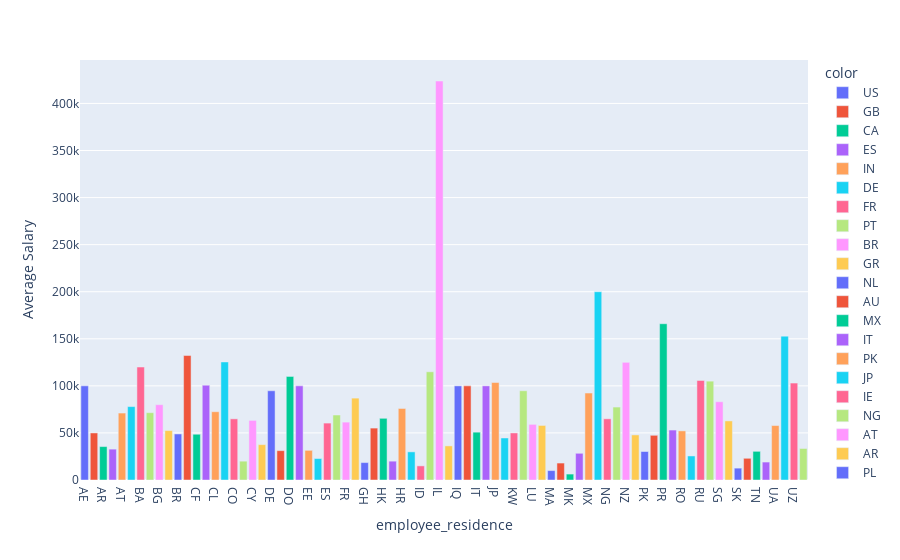

Notebook source saved alongside this figure:
### Code cell
px.bar(x=df.groupby(by='employee_residence')['salary_in_usd'].mean().index,
       y=df.groupby(by='employee_residence')['salary_in_usd'].mean().values,
       color=df['employee_residence'].value_counts().index
      ,labels={'x':'employee_residence','y':'Average Salary'})

### Figure 1 — Plotly figure (JSON) as saved in the notebook; plotly's stock layout.template omitted (floating-point values rounded to 4 significant figures)
{"data": [{"alignmentgroup": "True", "hovertemplate": "color=US<br>employee_residence=%{x}<br>Average Salary=%{y}<extra></extra>", "legendgroup": "US", "marker": {"color": "#636efa", "pattern": {"shape": ""}}, "name": "US", "offsetgroup": "US", "orientation": "v", "showlegend": true, "textposition": "auto", "type": "bar", "x": ["AE"], "xaxis": "x", "y": [100000], "yaxis": "y"}, {"alignmentgroup": "True", "hovertemplate": "color=GB<br>employee_residence=%{x}<br>Average Salary=%{y}<extra></extra>", "legendgroup": "GB", "marker": {"color": "#EF553B", "pattern": {"shape": ""}}, "name": "GB", "offsetgroup": "GB", "orientation": "v", "showlegend": true, "textposition": "auto", "type": "bar", "x": ["AM"], "xaxis": "x", "y": [50000], "yaxis": "y"}, {"alignmentgroup": "True", "hovertemplate": "color=CA<br>employee_residence=%{x}<br>Average Salary=%{y}<extra></extra>", "legendgroup": "CA", "marker": {"color": "#00cc96", "pattern": {"shape": ""}}, "name": "CA", "offsetgroup": "CA", "orientation": "v", "showlegend": true, "textposition": "auto", "type": "bar", "x": ["AR"], "xaxis": "x", "y": [35500], "yaxis": "y"}, {"alignmentgroup": "True", "hovertemplate": "color=ES<br>employee_residence=%{x}<br>Average Salary=%{y}<extra></extra>", "legendgroup": "ES", "marker": {"color": "#ab63fa", "pattern": {"shape": ""}}, "name": "ES", "offsetgroup": "ES", "orientation": "v", "showlegend": true, "textposition": "auto", "type": "bar", "x": ["AS"], "xaxis": "x", "y": [32780.0], "yaxis": "y"}, {"alignmentgroup": "True", "hovertemplate": "color=IN<br>employee_residence=%{x}<br>Average Salary=%{y}<extra></extra>", "legendgroup": "IN", "marker": {"color": "#FFA15A", "pattern": {"shape": ""}}, "name": "IN", "offsetgroup": "IN", "orientation": "v", "showlegend": true, "textposition": "auto", "type": "bar", "x": ["AT"], "xaxis": "x", "y": [71130.0], "yaxis": "y"}, {"alignmentgroup": "True", "hovertemplate": "color=DE<br>employee_residence=%{x}<br>Average Salary=%{y}<extra></extra>", "legendgroup": "DE", "marker": {"color": "#19d3f3", "pattern": {"shape": ""}}, "name": "DE", "offsetgroup": "DE", "orientation": "v", "showlegend": true, "textposition": "auto", "type": "bar", "x": ["AU"], "xaxis": "x", "y": [77980.0], "yaxis": "y"}, {"alignmentgroup": "True", "hovertemplate": "color=FR<br>employee_residence=%{x}<br>Average Salary=%{y}<extra></extra>", "legendgroup": "FR", "marker": {"color": "#FF6692", "pattern": {"shape": ""}}, "name": "FR", "offsetgroup": "FR", "orientation": "v", "showlegend": true, "textposition": "auto", "type": "bar", "x": ["BA"], "xaxis": "x", "y": [120000], "yaxis": "y"}, {"alignmentgroup": "True", "hovertemplate": "color=PT<br>employee_residence=%{x}<br>Average Salary=%{y}<extra></extra>", "legendgroup": "PT", "marker": {"color": "#B6E880", "pattern": {"shape": ""}}, "name": "PT", "offsetgroup": "PT", "orientation": "v", "showlegend": true, "textposition": "auto", "type": "bar", "x": ["BE"], "xaxis": "x", "y": [71490.0], "yaxis": "y"}, {"alignmentgroup": "True", "hovertemplate": "color=BR<br>employee_residence=%{x}<br>Average Salary=%{y}<extra></extra>", "legendgroup": "BR", "marker": {"color": "#FF97FF", "pattern": {"shape": ""}}, "name": "BR", "offsetgroup": "BR", "orientation": "v", "showlegend": true, "textposition": "auto", "type": "bar", "x": ["BG"], "xaxis": "x", "y": [80000], "yaxis": "y"}, {"alignmentgroup": "True", "hovertemplate": "color=GR<br>employee_residence=%{x}<br>Average Salary=%{y}<extra></extra>", "legendgroup": "GR", "marker": {"color": "#FECB52", "pattern": {"shape": ""}}, "name": "GR", "offsetgroup": "GR", "orientation": "v", "showlegend": true, "textposition": "auto", "type": "bar", "x": ["BO"], "xaxis": "x", "y": [52500], "yaxis": "y"}, {"alignmentgroup": "True", "hovertemplate": "color=NL<br>employee_residence=%{x}<br>Average Salary=%{y}<extra></extra>", "legendgroup": "NL", "marker": {"color": "#636efa", "pattern": {"shape": ""}}, "name": "NL", "offsetgroup": "NL", "orientation": "v", "showlegend": true, "textposition": "auto", "type": "bar", "x": ["BR"], "xaxis": "x", "y": [48930.0], "yaxis": "y"}, {"alignmentgroup": "True", "hovertemplate": "color=AU<br>employee_residence=%{x}<br>Average Salary=%{y}<extra></extra>", "legendgroup": "AU", "marker": {"color": "#EF553B", "pattern": {"shape": ""}}, "name": "AU", "offsetgroup": "AU", "orientation": "v", "showlegend": true, "textposition": "auto", "type": "bar", "x": ["CA"], "xaxis": "x", "y": [132200.0], "yaxis": "y"}, {"alignmentgroup": "True", "hovertemplate": "color=MX<br>employee_residence=%{x}<br>Average Salary=%{y}<extra></extra>", "legendgroup": "MX", "marker": {"color": "#00cc96", "pattern": {"shape": ""}}, "name": "MX", "offsetgroup": "MX", "orientation": "v", "showlegend": true, "textposition": "auto", "type": "bar", "x": ["CF"], "xaxis": "x", "y": [48609], "yaxis": "y"}, {"alignmentgroup": "True", "hovertemplate": "color=IT<br>employee_residence=%{x}<br>Average Salary=%{y}<extra></extra>", "legendgroup": "IT", "marker": {"color": "#ab63fa", "pattern": {"shape": ""}}, "name": "IT", "offsetgroup": "IT", "orientation": "v", "showlegend": true, "textposition": "auto", "type": "bar", "x": ["CH"], "xaxis": "x", "y": [100682], "yaxis": "y"}, {"alignmentgroup": "True", "hovertemplate": "color=PK<br>employee_residence=%{x}<br>Average Salary=%{y}<extra></extra>", "legendgroup": "PK", "marker": {"color": "#FFA15A", "pattern": {"shape": ""}}, "name": "PK", "offsetgroup": "PK", "orientation": "v", "showlegend": true, "textposition": "auto", "type": "bar", "x": ["CL"], "xaxis": "x", "y": [72519], "yaxis": "y"}, {"alignmentgroup": "True", "hovertemplate": "color=JP<br>employee_residence=%{x}<br>Average Salary=%{y}<extra></extra>", "legendgroup": "JP", "marker": {"color": "#19d3f3", "pattern": {"shape": ""}}, "name": "JP", "offsetgroup": "JP", "orientation": "v", "showlegend": true, "textposition": "auto", "type": "bar", "x": ["CN"], "xaxis": "x", "y": [125404], "yaxis": "y"}, {"alignmentgroup": "True", "hovertemplate": "color=IE<br>employee_residence=%{x}<br>Average Salary=%{y}<extra></extra>", "legendgroup": "IE", "marker": {"color": "#FF6692", "pattern": {"shape": ""}}, "name": "IE", "offsetgroup": "IE", "orientation": "v", "showlegend": true, "textposition": "auto", "type": "bar", "x": ["CO"], "xaxis": "x", "y": [64961], "yaxis": "y"}, {"alignmentgroup": "True", "hovertemplate": "color=NG<br>employee_residence=%{x}<br>Average Salary=%{y}<extra></extra>", "legendgroup": "NG", "marker": {"color": "#B6E880", "pattern": {"shape": ""}}, "name": "NG", "offsetgroup": "NG", "orientation": "v", "showlegend": true, "textposition": "auto", "type": "bar", "x": ["CR"], "xaxis": "x", "y": [20000], "yaxis": "y"}, {"alignmentgroup": "True", "hovertemplate": "color=AT<br>employee_residence=%{x}<br>Average Salary=%{y}<extra></extra>", "legendgroup": "AT", "marker": {"color": "#FF97FF", "pattern": {"shape": ""}}, "name": "AT", "offsetgroup": "AT", "orientation": "v", "showlegend": true, "textposition": "auto", "type": "bar", "x": ["CY"], "xaxis": "x", "y": [63312], "yaxis": "y"}, {"alignmentgroup": "True", "hovertemplate": "color=AR<br>employee_residence=%{x}<br>Average Salary=%{y}<extra></extra>", "legendgroup": "AR", "marker": {"color": "#FECB52", "pattern": {"shape": ""}}, "name": "AR", "offsetgroup": "AR", "orientation": "v", "showlegend": true, "textposition": "auto", "type": "bar", "x": ["CZ"], "xaxis": "x", "y": [37570.0], "yaxis": "y"}, {"alignmentgroup": "True", "hovertemplate": "color=PL<br>employee_residence=%{x}<br>Average Salary=%{y}<extra></extra>", "legendgroup": "PL", "marker": {"color": "#636efa", "pattern": {"shape": ""}}, "name": "PL", "offsetgroup": "PL", "orientation": "v", "showlegend": true, "textposition": "auto", "type": "bar", "x": ["DE"], "xaxis": "x", "y": [94770.0], "yaxis": "y"}, {"alignmentgroup": "True", "hovertemplate": "color=PR<br>employee_residence=%{x}<br>Average Salary=%{y}<extra></extra>", "legendgroup": "PR", "marker": {"color": "#EF553B", "pattern": {"shape": ""}}, "name": "PR", "offsetgroup": "PR", "orientation": "v", "showlegend": true, "textposition": "auto", "type": "bar", "x": ["DK"], "xaxis": "x", "y": [31190.0], "yaxis": "y"}, {"alignmentgroup": "True", "hovertemplate": "color=TR<br>employee_residence=%{x}<br>Average Salary=%{y}<extra></extra>", "legendgroup": "TR", "marker": {"color": "#00cc96", "pattern": {"shape": ""}}, "name": "TR", "offsetgroup": "TR", "orientation": "v", "showlegend": true, "textposition": "auto", "type": "bar", "x": ["DO"], "xaxis": "x", "y": [110000], "yaxis": "y"}, {"alignmentgroup": "True", "hovertemplate": "color=BE<br>employee_residence=%{x}<br>Average Salary=%{y}<extra></extra>", "legendgroup": "BE", "marker": {"color": "#ab63fa", "pattern": {"shape": ""}}, "name": "BE", "offsetgroup": "BE", "orientation": "v", "showlegend": true, "textposition": "auto", "type": "bar", "x": ["DZ"], "xaxis": "x", "y": [100000], "yaxis": "y"}, {"alignmentgroup": "True", "hovertemplate": "color=SG<br>employee_residence=%{x}<br>Average Salary=%{y}<extra></extra>", "legendgroup": "SG", "marker": {"color": "#FFA15A", "pattern": {"shape": ""}}, "name": "SG", "offsetgroup": "SG", "orientation": "v", "showlegend": true, "textposition": "auto", "type": "bar", "x": ["EE"], "xaxis": "x", "y": [31520], "yaxis": "y"}, {"alignmentgroup": "True", "hovertemplate": "color=RU<br>employee_residence=%{x}<br>Average Salary=%{y}<extra></extra>", "legendgroup": "RU", "marker": {"color": "#19d3f3", "pattern": {"shape": ""}}, "name": "RU", "offsetgroup": "RU", "orientation": "v", "showlegend": true, "textposition": "auto", "type": "bar", "x": ["EG"], "xaxis": "x", "y": [22800], "yaxis": "y"}, {"alignmentgroup": "True", "hovertemplate": "color=LV<br>employee_residence=%{x}<br>Average Salary=%{y}<extra></extra>", "legendgroup": "LV", "marker": {"color": "#FF6692", "pattern": {"shape": ""}}, "name": "LV", "offsetgroup": "LV", "orientation": "v", "showlegend": true, "textposition": "auto", "type": "bar", "x": ["ES"], "xaxis": "x", "y": [60460.0], "yaxis": "y"}, {"alignmentgroup": "True", "hovertemplate": "color=UA<br>employee_residence=%{x}<br>Average Salary=%{y}<extra></extra>", "legendgroup": "UA", "marker": {"color": "#B6E880", "pattern": {"shape": ""}}, "name": "UA", "offsetgroup": "UA", "orientation": "v", "showlegend": true, "textposition": "auto", "type": "bar", "x": ["FI"], "xaxis": "x", "y": [69030], "yaxis": "y"}, {"alignmentgroup": "True", "hovertemplate": "color=CO<br>employee_residence=%{x}<br>Average Salary=%{y}<extra></extra>", "legendgroup": "CO", "marker": {"color": "#FF97FF", "pattern": {"shape": ""}}, "name": "CO", "offsetgroup": "CO", "orientation": "v", "showlegend": true, "textposition": "auto", "type": "bar", "x": ["FR"], "xaxis": "x", "y": [61490.0], "yaxis": "y"}, {"alignmentgroup": "True", "hovertemplate": "color=CH<br>employee_residence=%{x}<br>Average Salary=%{y}<extra></extra>", "legendgroup": "CH", "marker": {"color": "#FECB52", "pattern": {"shape": ""}}, "name": "CH", "offsetgroup": "CH", "orientation": "v", "showlegend": true, "textposition": "auto", "type": "bar", "x": ["GB"], "xaxis": "x", "y": [86990.0], "yaxis": "y"}, {"alignmentgroup": "True", "hovertemplate": "color=SI<br>employee_residence=%{x}<br>Average Salary=%{y}<extra></extra>", "legendgroup": "SI", "marker": {"color": "#636efa", "pattern": {"shape": ""}}, "name": "SI", "offsetgroup": "SI", "orientation": "v", "showlegend": true, "textposition": "auto", "type": "bar", "x": ["GH"], "xaxis": "x", "y": [18500], "yaxis": "y"}, {"alignmentgroup": "True", "hovertemplate": "color=BO<br>employee_residence=%{x}<br>Average Salary=%{y}<extra></extra>", "legendgroup": "BO", "marker": {"color": "#EF553B", "pattern": {"shape": ""}}, "name": "BO", "offsetgroup": "BO", "orientation": "v", "showlegend": true, "textposition": "auto", "type": "bar", "x": ["GR"], "xaxis": "x", "y": [55140.0], "yaxis": "y"}, {"alignmentgroup": "True", "hovertemplate": "color=DK<br>employee_residence=%{x}<br>Average Salary=%{y}<extra></extra>", "legendgroup": "DK", "marker": {"color": "#00cc96", "pattern": {"shape": ""}}, "name": "DK", "offsetgroup": "DK", "orientation": "v", "showlegend": true, "textposition": "auto", "type": "bar", "x": ["HK"], "xaxis": "x", "y": [65542], "yaxis": "y"}, {"alignmentgroup": "True", "hovertemplate": "color=HR<br>employee_residence=%{x}<br>Average Salary=%{y}<extra></extra>", "legendgroup": "HR", "marker": {"color": "#ab63fa", "pattern": {"shape": ""}}, "name": "HR", "offsetgroup": "HR", "orientation": "v", "showlegend": true, "textposition": "auto", "type": "bar", "x": ["HN"], "xaxis": "x", "y": [20000], "yaxis": "y"}, {"alignmentgroup": "True", "hovertemplate": "color=HU<br>employee_residence=%{x}<br>Average Salary=%{y}<extra></extra>", "legendgroup": "HU", "marker": {"color": "#FFA15A", "pattern": {"shape": ""}}, "name": "HU", "offsetgroup": "HU", "orientation": "v", "showlegend": true, "textposition": "auto", "type": "bar", "x": ["HR"], "xaxis": "x", "y": [75970.0], "yaxis": "y"}, {"alignmentgroup": "True", "hovertemplate": "color=RO<br>employee_residence=%{x}<br>Average Salary=%{y}<extra></extra>", "legendgroup": "RO", "marker": {"color": "#19d3f3", "pattern": {"shape": ""}}, "name": "RO", "offsetgroup": "RO", "orientation": "v", "showlegend": true, "textposition": "auto", "type": "bar", "x": ["HU"], "xaxis": "x", "y": [29890.0], "yaxis": "y"}, {"alignmentgroup": "True", "hovertemplate": "color=TH<br>employee_residence=%{x}<br>Average Salary=%{y}<extra></extra>", "legendgroup": "TH", "marker": {"color": "#FF6692", "pattern": {"shape": ""}}, "name": "TH", "offsetgroup": "TH", "orientation": "v", "showlegend": true, "textposition": "auto", "type": "bar", "x": ["ID"], "xaxis": "x", "y": [15000], "yaxis": "y"}, {"alignmentgroup": "True", "hovertemplate": "color=AE<br>employee_residence=%{x}<br>Average Salary=%{y}<extra></extra>", "legendgroup": "AE", "marker": {"color": "#B6E880", "pattern": {"shape": ""}}, "name": "AE", "offsetgroup": "AE", "orientation": "v", "showlegend": true, "textposition": "auto", "type": "bar", "x": ["IE"], "xaxis": "x", "y": [114900.0], "yaxis": "y"}, {"alignmentgroup": "True", "hovertemplate": "color=VN<br>employee_residence=%{x}<br>Average Salary=%{y}<extra></extra>", "legendgroup": "VN", "marker": {"color": "#FF97FF", "pattern": {"shape": ""}}, "name": "VN", "offsetgroup": "VN", "orientation": "v", "showlegend": true, "textposition": "auto", "type": "bar", "x": ["IL"], "xaxis": "x", "y": [423834], "yaxis": "y"}, {"alignmentgroup": "True", "hovertemplate": "color=HK<br>employee_residence=%{x}<br>Average Salary=%{y}<extra></extra>", "legendgroup": "HK", "marker": {"color": "#FECB52", "pattern": {"shape": ""}}, "name": "HK", "offsetgroup": "HK", "orientation": "v", "showlegend": true, "textposition": "auto", "type": "bar", "x": ["IN"], "xaxis": "x", "y": [36220.0], "yaxis": "y"}, {"alignmentgroup": "True", "hovertemplate": "color=UZ<br>employee_residence=%{x}<br>Average Salary=%{y}<extra></extra>", "legendgroup": "UZ", "marker": {"color": "#636efa", "pattern": {"shape": ""}}, "name": "UZ", "offsetgroup": "UZ", "orientation": "v", "showlegend": true, "textposition": "auto", "type": "bar", "x": ["IQ"], "xaxis": "x", "y": [100000], "yaxis": "y"}, {"alignmentgroup": "True", "hovertemplate": "color=PH<br>employee_residence=%{x}<br>Average Salary=%{y}<extra></extra>", "legendgroup": "PH", "marker": {"color": "#EF553B", "pattern": {"shape": ""}}, "name": "PH", "offsetgroup": "PH", "orientation": "v", "showlegend": true, "textposition": "auto", "type": "bar", "x": ["IR"], "xaxis": "x", "y": [100000], "yaxis": "y"}, {"alignmentgroup": "True", "hovertemplate": "color=CF<br>employee_residence=%{x}<br>Average Salary=%{y}<extra></extra>", "legendgroup": "CF", "marker": {"color": "#00cc96", "pattern": {"shape": ""}}, "name": "CF", "offsetgroup": "CF", "orientation": "v", "showlegend": true, "textposition": "auto", "type": "bar", "x": ["IT"], "xaxis": "x", "y": [50820.0], "yaxis": "y"}, {"alignmentgroup": "True", "hovertemplate": "color=CL<br>employee_residence=%{x}<br>Average Salary=%{y}<extra></extra>", "legendgroup": "CL", "marker": {"color": "#ab63fa", "pattern": {"shape": ""}}, "name": "CL", "offsetgroup": "CL", "orientation": "v", "showlegend": true, "textposition": "auto", "type": "bar", "x": ["JE"], "xaxis": "x", "y": [100000], "yaxis": "y"}, {"alignmentgroup": "True", "hovertemplate": "color=FI<br>employee_residence=%{x}<br>Average Salary=%{y}<extra></extra>", "legendgroup": "FI", "marker": {"color": "#FFA15A", "pattern": {"shape": ""}}, "name": "FI", "offsetgroup": "FI", "orientation": "v", "showlegend": true, "textposition": "auto", "type": "bar", "x": ["JP"], "xaxis": "x", "y": [103500.0], "yaxis": "y"}, {"alignmentgroup": "True", "hovertemplate": "color=CZ<br>employee_residence=%{x}<br>Average Salary=%{y}<extra></extra>", "legendgroup": "CZ", "marker": {"color": "#19d3f3", "pattern": {"shape": ""}}, "name": "CZ", "offsetgroup": "CZ", "orientation": "v", "showlegend": true, "textposition": "auto", "type": "bar", "x": ["KE"], "xaxis": "x", "y": [44636], "yaxis": "y"}, {"alignmentgroup": "True", "hovertemplate": "color=SE<br>employee_residence=%{x}<br>Average Salary=%{y}<extra></extra>", "legendgroup": "SE", "marker": {"color": "#FF6692", "pattern": {"shape": ""}}, "name": "SE", "offsetgroup": "SE", "orientation": "v", "showlegend": true, "textposition": "auto", "type": "bar", "x": ["KW"], "xaxis": "x", "y": [50000], "yaxis": "y"}, {"alignmentgroup": "True", "hovertemplate": "color=AS<br>employee_residence=%{x}<br>Average Salary=%{y}<extra></extra>", "legendgroup": "AS", "marker": {"color": "#B6E880", "pattern": {"shape": ""}}, "name": "AS", "offsetgroup": "AS", "orientation": "v", "showlegend": true, "textposition": "auto", "type": "bar", "x": ["LT"], "xaxis": "x", "y": [94812], "yaxis": "y"}, {"alignmentgroup": "True", "hovertemplate": "color=LT<br>employee_residence=%{x}<br>Average Salary=%{y}<extra></extra>", "legendgroup": "LT", "marker": {"color": "#FF97FF", "pattern": {"shape": ""}}, "name": "LT", "offsetgroup": "LT", "orientation": "v", "showlegend": true, "textposition": "auto", "type": "bar", "x": ["LU"], "xaxis": "x", "y": [59102], "yaxis": "y"}, {"alignmentgroup": "True", "hovertemplate": "color=GH<br>employee_residence=%{x}<br>Average Salary=%{y}<extra></extra>", "legendgroup": "GH", "marker": {"color": "#FECB52", "pattern": {"shape": ""}}, "name": "GH", "offsetgroup": "GH", "orientation": "v", "showlegend": true, "textposition": "auto", "type": "bar", "x": ["LV"], "xaxis": "x", "y": [57950.0], "yaxis": "y"}, {"alignmentgroup": "True", "hovertemplate": "color=KE<br>employee_residence=%{x}<br>Average Salary=%{y}<extra></extra>", "legendgroup": "KE", "marker": {"color": "#636efa", "pattern": {"shape": ""}}, "name": "KE", "offsetgroup": "KE", "orientation": "v", "showlegend": true, "textposition": "auto", "type": "bar", "x": ["MA"], "xaxis": "x", "y": [10000], "yaxis": "y"}, {"alignmentgroup": "True", "hovertemplate": "color=DZ<br>employee_residence=%{x}<br>Average Salary=%{y}<extra></extra>", "legendgroup": "DZ", "marker": {"color": "#EF553B", "pattern": {"shape": ""}}, "name": "DZ", "offsetgroup": "DZ", "orientation": "v", "showlegend": true, "textposition": "auto", "type": "bar", "x": ["MD"], "xaxis": "x", "y": [18000], "yaxis": "y"}, {"alignmentgroup": "True", "hovertemplate": "color=NZ<br>employee_residence=%{x}<br>Average Salary=%{y}<extra></extra>", "legendgroup": "NZ", "marker": {"color": "#00cc96", "pattern": {"shape": ""}}, "name": "NZ", "offsetgroup": "NZ", "orientation": "v", "showlegend": true, "textposition": "auto", "type": "bar", "x": ["MK"], "xaxis": "x", "y": [6304], "yaxis": "y"}, {"alignmentgroup": "True", "hovertemplate": "color=JE<br>employee_residence=%{x}<br>Average Salary=%{y}<extra></extra>", "legendgroup": "JE", "marker": {"color": "#ab63fa", "pattern": {"shape": ""}}, "name": "JE", "offsetgroup": "JE", "orientation": "v", "showlegend": true, "textposition": "auto", "type": "bar", "x": ["MT"], "xaxis": "x", "y": [28369], "yaxis": "y"}, {"alignmentgroup": "True", "hovertemplate": "color=MY<br>employee_residence=%{x}<br>Average Salary=%{y}<extra></extra>", "legendgroup": "MY", "marker": {"color": "#FFA15A", "pattern": {"shape": ""}}, "name": "MY", "offsetgroup": "MY", "orientation": "v", "showlegend": true, "textposition": "auto", "type": "bar", "x": ["MX"], "xaxis": "x", "y": [92350.0], "yaxis": "y"}, {"alignmentgroup": "True", "hovertemplate": "color=MD<br>employee_residence=%{x}<br>Average Salary=%{y}<extra></extra>", "legendgroup": "MD", "marker": {"color": "#19d3f3", "pattern": {"shape": ""}}, "name": "MD", "offsetgroup": "MD", "orientation": "v", "showlegend": true, "textposition": "auto", "type": "bar", "x": ["MY"], "xaxis": "x", "y": [200000], "yaxis": "y"}, {"alignmentgroup": "True", "hovertemplate": "color=IQ<br>employee_residence=%{x}<br>Average Salary=%{y}<extra></extra>", "legendgroup": "IQ", "marker": {"color": "#FF6692", "pattern": {"shape": ""}}, "name": "IQ", "offsetgroup": "IQ", "orientation": "v", "showlegend": true, "textposition": "auto", "type": "bar", "x": ["NG"], "xaxis": "x", "y": [65000], "yaxis": "y"}, {"alignmentgroup": "True", "hovertemplate": "color=BG<br>employee_residence=%{x}<br>Average Salary=%{y}<extra></extra>", "legendgroup": "BG", "marker": {"color": "#B6E880", "pattern": {"shape": ""}}, "name": "BG", "offsetgroup": "BG", "orientation": "v", "showlegend": true, "textposition": "auto", "type": "bar", "x": ["NL"], "xaxis": "x", "y": [77480.0], "yaxis": "y"}, {"alignmentgroup": "True", "hovertemplate": "color=LU<br>employee_residence=%{x}<br>Average Salary=%{y}<extra></extra>", "legendgroup": "LU", "marker": {"color": "#FF97FF", "pattern": {"shape": ""}}, "name": "LU", "offsetgroup": "LU", "orientation": "v", "showlegend": true, "textposition": "auto", "type": "bar", "x": ["NZ"], "xaxis": "x", "y": [125000], "yaxis": "y"}, {"alignmentgroup": "True", "hovertemplate": "color=RS<br>employee_residence=%{x}<br>Average Salary=%{y}<extra></extra>", "legendgroup": "RS", "marker": {"color": "#FECB52", "pattern": {"shape": ""}}, "name": "RS", "offsetgroup": "RS", "orientation": "v", "showlegend": true, "textposition": "auto", "type": "bar", "x": ["PH"], "xaxis": "x", "y": [47880], "yaxis": "y"}, {"alignmentgroup": "True", "hovertemplate": "color=HN<br>employee_residence=%{x}<br>Average Salary=%{y}<extra></extra>", "legendgroup": "HN", "marker": {"color": "#636efa", "pattern": {"shape": ""}}, "name": "HN", "offsetgroup": "HN", "orientation": "v", "showlegend": true, "textposition": "auto", "type": "bar", "x": ["PK"], "xaxis": "x", "y": [30280.0], "yaxis": "y"}, {"alignmentgroup": "True", "hovertemplate": "color=EE<br>employee_residence=%{x}<br>Average Salary=%{y}<extra></extra>", "legendgroup": "EE", "marker": {"color": "#EF553B", "pattern": {"shape": ""}}, "name": "EE", "offsetgroup": "EE", "orientation": "v", "showlegend": true, "textposition": "auto", "type": "bar", "x": ["PL"], "xaxis": "x", "y": [47480.0], "yaxis": "y"}, {"alignmentgroup": "True", "hovertemplate": "color=TN<br>employee_residence=%{x}<br>Average Salary=%{y}<extra></extra>", "legendgroup": "TN", "marker": {"color": "#00cc96", "pattern": {"shape": ""}}, "name": "TN", "offsetgroup": "TN", "orientation": "v", "showlegend": true, "textposition": "auto", "type": "bar", "x": ["PR"], "xaxis": "x", "y": [166000], "yaxis": "y"}, {"alignmentgroup": "True", "hovertemplate": "color=CR<br>employee_residence=%{x}<br>Average Salary=%{y}<extra></extra>", "legendgroup": "CR", "marker": {"color": "#ab63fa", "pattern": {"shape": ""}}, "name": "CR", "offsetgroup": "CR", "orientation": "v", "showlegend": true, "textposition": "auto", "type": "bar", "x": ["PT"], "xaxis": "x", "y": [53059], "yaxis": "y"}, {"alignmentgroup": "True", "hovertemplate": "color=ID<br>employee_residence=%{x}<br>Average Salary=%{y}<extra></extra>", "legendgroup": "ID", "marker": {"color": "#FFA15A", "pattern": {"shape": ""}}, "name": "ID", "offsetgroup": "ID", "orientation": "v", "showlegend": true, "textposition": "auto", "type": "bar", "x": ["RO"], "xaxis": "x", "y": [52164], "yaxis": "y"}, {"alignmentgroup": "True", "hovertemplate": "color=EG<br>employee_residence=%{x}<br>Average Salary=%{y}<extra></extra>", "legendgroup": "EG", "marker": {"color": "#19d3f3", "pattern": {"shape": ""}}, "name": "EG", "offsetgroup": "EG", "orientation": "v", "showlegend": true, "textposition": "auto", "type": "bar", "x": ["RS"], "xaxis": "x", "y": [25532], "yaxis": "y"}, {"alignmentgroup": "True", "hovertemplate": "color=DO<br>employee_residence=%{x}<br>Average Salary=%{y}<extra></extra>", "legendgroup": "DO", "marker": {"color": "#FF6692", "pattern": {"shape": ""}}, "name": "DO", "offsetgroup": "DO", "orientation": "v", "showlegend": true, "textposition": "auto", "type": "bar", "x": ["RU"], "xaxis": "x", "y": [105750], "yaxis": "y"}, {"alignmentgroup": "True", "hovertemplate": "color=CN<br>employee_residence=%{x}<br>Average Salary=%{y}<extra></extra>", "legendgroup": "CN", "marker": {"color": "#B6E880", "pattern": {"shape": ""}}, "name": "CN", "offsetgroup": "CN", "orientation": "v", "showlegend": true, "textposition": "auto", "type": "bar", "x": ["SE"], "xaxis": "x", "y": [105000], "yaxis": "y"}, {"alignmentgroup": "True", "hovertemplate": "color=SK<br>employee_residence=%{x}<br>Average Salary=%{y}<extra></extra>", "legendgroup": "SK", "marker": {"color": "#FF97FF", "pattern": {"shape": ""}}, "name": "SK", "offsetgroup": "SK", "orientation": "v", "showlegend": true, "textposition": "auto", "type": "bar", "x": ["SG"], "xaxis": "x", "y": [83120], "yaxis": "y"}, {"alignmentgroup": "True", "hovertemplate": "color=IR<br>employee_residence=%{x}<br>Average Salary=%{y}<extra></extra>", "legendgroup": "IR", "marker": {"color": "#FECB52", "pattern": {"shape": ""}}, "name": "IR", "offsetgroup": "IR", "orientation": "v", "showlegend": true, "textposition": "auto", "type": "bar", "x": ["SI"], "xaxis": "x", "y": [62770.0], "yaxis": "y"}, {"alignmentgroup": "True", "hovertemplate": "color=MA<br>employee_residence=%{x}<br>Average Salary=%{y}<extra></extra>", "legendgroup": "MA", "marker": {"color": "#636efa", "pattern": {"shape": ""}}, "name": "MA", "offsetgroup": "MA", "orientation": "v", "showlegend": true, "textposition": "auto", "type": "bar", "x": ["SK"], "xaxis": "x", "y": [12608], "yaxis": "y"}, {"alignmentgroup": "True", "hovertemplate": "color=IL<br>employee_residence=%{x}<br>Average Salary=%{y}<extra></extra>", "legendgroup": "IL", "marker": {"color": "#EF553B", "pattern": {"shape": ""}}, "name": "IL", "offsetgroup": "IL", "orientation": "v", "showlegend": true, "textposition": "auto", "type": "bar", "x": ["TH"], "xaxis": "x", "y": [23060.0], "yaxis": "y"}, {"alignmentgroup": "True", "hovertemplate": "color=MK<br>employee_residence=%{x}<br>Average Salary=%{y}<extra></extra>", "legendgroup": "MK", "marker": {"color": "#00cc96", "pattern": {"shape": ""}}, "name": "MK", "offsetgroup": "MK", "orientation": "v", "showlegend": true, "textposition": "auto", "type": "bar", "x": ["TN"], "xaxis": "x", "y": [30469], "yaxis": "y"}, {"alignmentgroup": "True", "hovertemplate": "color=BA<br>employee_residence=%{x}<br>Average Salary=%{y}<extra></extra>", "legendgroup": "BA", "marker": {"color": "#ab63fa", "pattern": {"shape": ""}}, "name": "BA", "offsetgroup": "BA", "orientation": "v", "showlegend": true, "textposition": "auto", "type": "bar", "x": ["TR"], "xaxis": "x", "y": [19058], "yaxis": "y"}, {"alignmentgroup": "True", "hovertemplate": "color=AM<br>employee_residence=%{x}<br>Average Salary=%{y}<extra></extra>", "legendgroup": "AM", "marker": {"color": "#FFA15A", "pattern": {"shape": ""}}, "name": "AM", "offsetgroup": "AM", "orientation": "v", "showlegend": true, "textposition": "auto", "type": "bar", "x": ["UA"], "xaxis": "x", "y": [57850], "yaxis": "y"}, {"alignmentgroup": "True", "hovertemplate": "color=CY<br>employee_residence=%{x}<br>Average Salary=%{y}<extra></extra>", "legendgroup": "CY", "marker": {"color": "#19d3f3", "pattern": {"shape": ""}}, "name": "CY", "offsetgroup": "CY", "orientation": "v", "showlegend": true, "textposition": "auto", "type": "bar", "x": ["US"], "xaxis": "x", "y": [152800.0], "yaxis": "y"}, {"alignmentgroup": "True", "hovertemplate": "color=KW<br>employee_residence=%{x}<br>Average Salary=%{y}<extra></extra>", "legendgroup": "KW", "marker": {"color": "#FF6692", "pattern": {"shape": ""}}, "name": "KW", "offsetgroup": "KW", "orientation": "v", "showlegend": true, "textposition": "auto", "type": "bar", "x": ["UZ"], "xaxis": "x", "y": [103000], "yaxis": "y"}, {"alignmentgroup": "True", "hovertemplate": "color=MT<br>employee_residence=%{x}<br>Average Salary=%{y}<extra></extra>", "legendgroup": "MT", "marker": {"color": "#B6E880", "pattern": {"shape": ""}}, "name": "MT", "offsetgroup": "MT", "orientation": "v", "showlegend": true, "textposition": "auto", "type": "bar", "x": ["VN"], "xaxis": "x", "y": [33470.0], "yaxis": "y"}], "layout": {"barmode": "relative", "legend": {"title": {"text": "color"}, "tracegroupgap": 0}, "margin": {"t": 60}, "xaxis": {"anchor": "y", "domain": [0, 1], "title": {"text": "employee_residence"}}, "yaxis": {"anchor": "x", "domain": [0, 1], "title": {"text": "Average Salary"}}}}
